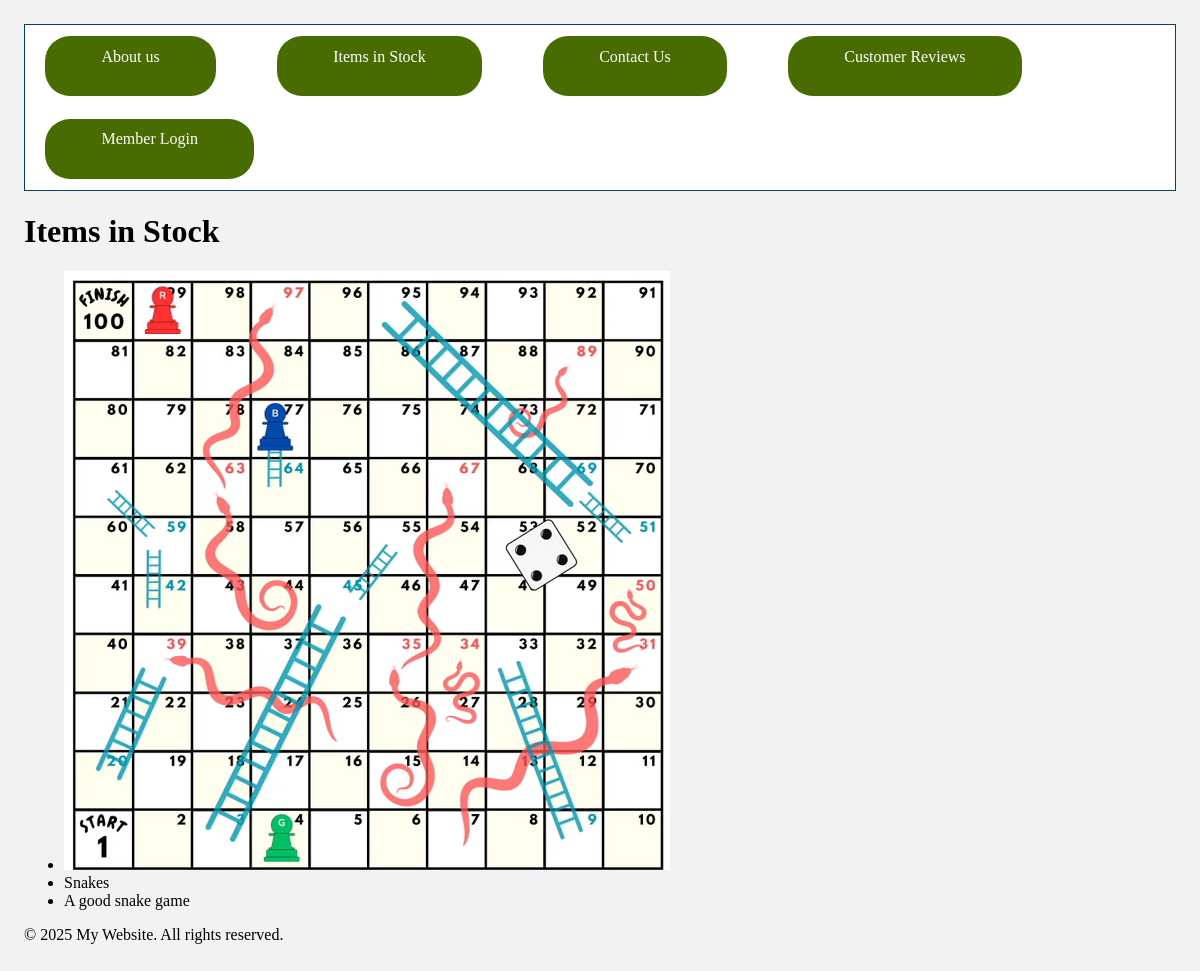
The app's page /klains_games/items.php with its own data.
### tables this page shows
CREATE TABLE `items` (
  `item_id` int(11) NOT NULL,
  `filename` varchar(30) NOT NULL,
  `name` varchar(30) NOT NULL,
  `Description` text NOT NULL
);

### klains_games/items.php (the view)
<?php
require_once "database.php";
require_once "project_header.php";
title_bar("Items in Stock");
$stmt = $pdo->query("SELECT * FROM items");
$rows = $stmt->fetchAll(PDO::FETCH_ASSOC);
?>
<main>
    <ul>
    <?php
        foreach ( $rows as $row ) {
            $theImage = $row["filename"];
            $imageAddress = "image/$theImage";
    ?>
        <li><img src ="<?=$imageAddress?>"></li>
        <li><?=$row["name"]?></li>
        <li><?=$row["Description"]?></li>
    <?php
        }
    ?>
    </ul>
</main>
<?php
require_once "footer.php";
?>
</html>

### klains_games/project_header.php (shortened to what this page needs)
<?php
function title_bar($page_title) {
?>
<!DOCTYPE html>
<html lang="en-GB">
<head>
    <link rel="stylesheet" href="css/style.css">
</head>
<body>
<nav>
    <a href="home.php">About us</a>
    <a href="items.php">Items in Stock</a>
    <a href="contact.php">Contact Us</a>
    <a href="reviews.php">Customer Reviews</a>
    <a href="login.php">Member Login</a>
</nav>
<h1><?= $page_title; ?></h1>
<?php
 }
 ?>

### klains_games/footer.php
<footer>
    <p>© 2025 My Website. All rights reserved.</p>
</footer>

### klains_games/css/style.css (style rules this page uses)
body { background-color: #F2F2F2; margin: 1%; padding:1%; }
nav { box-sizing:border-box; border: 1px solid #06425C; color:#06425C; background-color:#FFFFFF; overflow: auto; padding-left:20px; }
nav a { box-sizing:border-box; display:inline-block; height:60px; color: #FFFFFF; background-color:#486B02; text-decoration: none; margin:1% 5% 1% 0; padding:1% 5%; border-radius: 25px; }

### records on screen
items: filename (picture), name "Snakes", Description "A good snake game"

### other values on screen
$page_title "Items in Stock"
